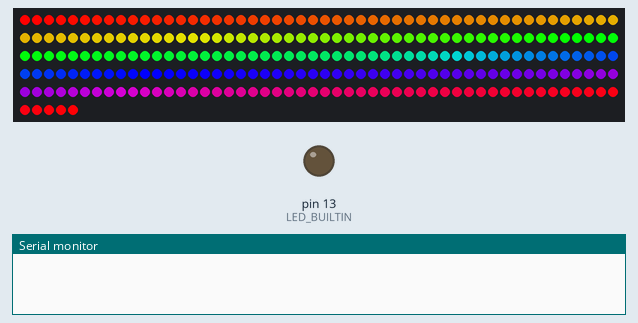
Recording of a sketch running on a simulated Arduino Uno, built with avr-gcc and run on an emulated ATmega328P. Shown: 255 RGB LEDs in strip order, left to right, continuing on the next row, output pins drawn as LEDs (lit = HIGH), the last lines printed to the serial monitor.

Above: at 0.1 s.
At 3.2 s:
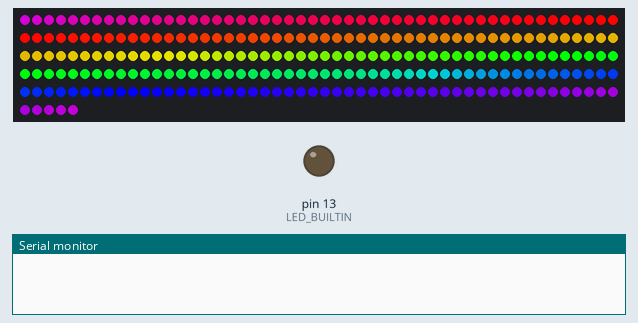
At 6.6 s:
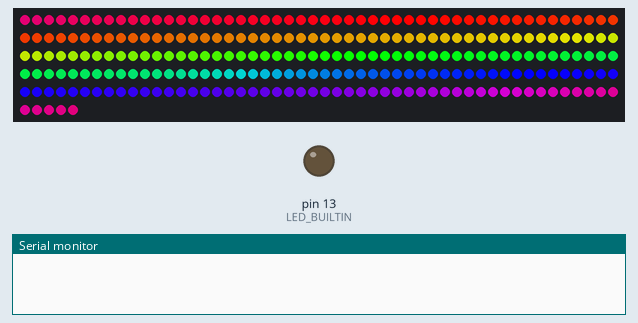
At 38.65 s:
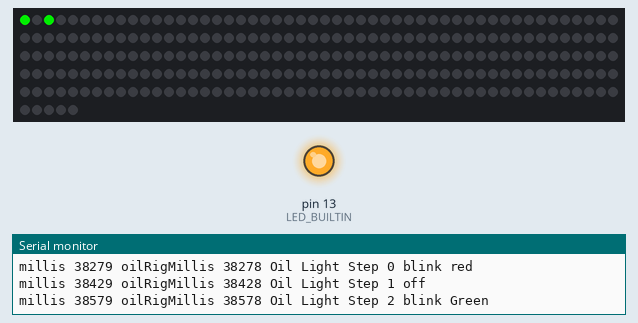
Timing chart, 0 to 40.0 s (numbered marks = the images above):
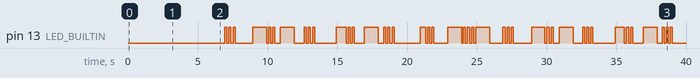

Measured:
- by itself, pin 13 (LED_BUILTIN): LOW → HIGH at 6.9 s, → LOW 0.15 s later, → HIGH 0.15 s later, → LOW 0.15 s later, … (84 changes in this stretch)

The sketch:

neopixel_driver_simple.ino
```cpp
#include <FastLED.h>

#define LED_PIN 2
#define NUM_LEDS 255    // trying max leds
#define BRIGHTNESS 255  // max brightness
#define LED_TYPE WS2811
#define COLOR_ORDER RGB  // this works for the string I bought.
CRGB leds[NUM_LEDS];

#define UPDATES_PER_SECOND 30  //30 enough for the human eye it just a light

long oilRigMillis = 0;  //independent blink time
byte oilRigStep = 0;

long dualLightMillis = 0;  //independent blink time
byte dualLightStep = 0;

void setup() {
  /* for debugging when you get it working you can comment out all LED_BUILTIN lines and all Serial lines or leave in it doesn't matter in this sketch */
  Serial.begin(9600);
  pinMode(LED_BUILTIN, OUTPUT);


  //boilder plate code for FastLED
  FastLED.addLeds<LED_TYPE, LED_PIN, COLOR_ORDER>(leds, NUM_LEDS).setCorrection(TypicalLEDStrip);
  FastLED.setBrightness(BRIGHTNESS);


  //show a rainbow over all 256 lights 256 times how ever long that is
  //we turn this on we want to see it works right away
  for (int k = 0; k < 2; k++) {
    for (int j = 0; j < 255; j++) {
      for (int i = 0; i < NUM_LEDS; i++) {
        leds[i] = CHSV(i - (j * 8), BRIGHTNESS, BRIGHTNESS); /* The higher the value 4 the less fade there is and vice versa */
      }
      FastLED.show();
      delay(2); /* Change this to our hearts desire, the lower the value the faster your colors move (and vice versa) */
    }
  }

  //all lights off at start
  for (int k = 0; k < NUM_LEDS; k++) {
    leds[k] = CRGB(0, 0, 0);
  }
  FastLED.show();

  //this is start time for the oilRig and dual light tower
  long m = millis();
  oilRigMillis = m;
  dualLightMillis = m;
}

void loop() {
  long m = millis();  //this is the current time
  bool show = false;  //this controls when we call show.
  //oil rig processing 3 blinks Red Green Blue then pause repeat every 3 seconds
  if (m > oilRigMillis) {
    show = true;  //right here we've got something to show.
    Serial.print("millis ");
    Serial.print(m);
    Serial.print(" oilRigMillis ");
    Serial.print(oilRigMillis);
    Serial.print(" Oil Light Step ");
    Serial.print(oilRigStep);
    switch (oilRigStep) {
      case 0:  //on red
        Serial.println(" blink red");
        digitalWrite(LED_BUILTIN, HIGH);  //we can see it blink
        leds[0] = CRGB(200, 0, 0);
        oilRigMillis += 150;  //for this much time
        oilRigStep = 1;
        break;
      case 1:  //off
        Serial.println(" off");
        digitalWrite(LED_BUILTIN, LOW);  //we can see it blink
        leds[0].fadeToBlackBy(255);
        oilRigMillis += 150;  //for this much time
        oilRigStep = 2;
        break;
      case 2:  //on green
        Serial.println(" blink Green");
        digitalWrite(LED_BUILTIN, HIGH);  //we can see it blink
        leds[0] = CRGB(0, 200, 0);
        oilRigMillis += 150;  //for this much time
        oilRigStep = 3;
        break;
      case 3:  //off
        Serial.println(" off");
        digitalWrite(LED_BUILTIN, LOW);
        leds[0].fadeToBlackBy(255);
        oilRigMillis += 150;  //for this much time
        oilRigStep = 4;
        break;
      case 4:
        Serial.println(" blink blue");
        digitalWrite(LED_BUILTIN, HIGH);  //we can see it blink
        leds[0] = CRGB(0, 0, 200);
        oilRigMillis += 150;  //for this much time
        oilRigStep = 5;
        break;
      case 5:
        Serial.println(" off 2100");
        digitalWrite(LED_BUILTIN, LOW);
        leds[0].fadeToBlackBy(255);
        oilRigMillis += 2100;  //for this much time
        oilRigStep = 0;
        break;
    }
  }
  //tower dual
  if (m > dualLightMillis) {
    //on left 1 second
    //on right 1 second
    //on left 1 second
    //on right 1 second
    // repeat
    show = true;  //right here we've got something to show.
    Serial.print("millis ");
    Serial.print(m);
    Serial.print(" dualLightMillis ");
    Serial.print(dualLightMillis);
    Serial.print(" dual Light step ");
    Serial.print(dualLightStep);
    //BUILTIN follows the light 1
    switch (dualLightStep) {
      //case 4 is the same as step 0
      case 4:
        dualLightStep = 0;
      case 0:  //1 red  2 off
        Serial.println(" 1 red 2 off");
        digitalWrite(LED_BUILTIN, HIGH);  //we can see it blink
        leds[1] = CRGB(200, 0, 0);
        leds[2] = CRGB(0, 0, 0);
        break;
      case 1:  //1 off 2 red
        Serial.println(" 1 off 2 red");
        digitalWrite(LED_BUILTIN, LOW);  //we can see it blink
        leds[1] = CRGB(0, 0, 0);
        leds[2] = CRGB(200, 0, 0);
        break;
      case 2:  // 1 green 2 off
        Serial.println(" 1 Green 2 off");
        digitalWrite(LED_BUILTIN, HIGH);  //we can see it blink
        leds[1] = CRGB(0, 200, 0);
        leds[2] = CRGB(0, 0, 0);
        break;
      case 3:  //1 off 2 green
        Serial.println(" 1 off 2 Green");
        digitalWrite(LED_BUILTIN, LOW);  //we can see it blink
        leds[1] = CRGB(0, 0, 0);
        leds[2] = CRGB(0, 200, 0);
        break;
    }
    dualLightMillis += 1000;
    dualLightStep += 1;
  }
  if (show) {
    FastLED.show();
  }
}
```
